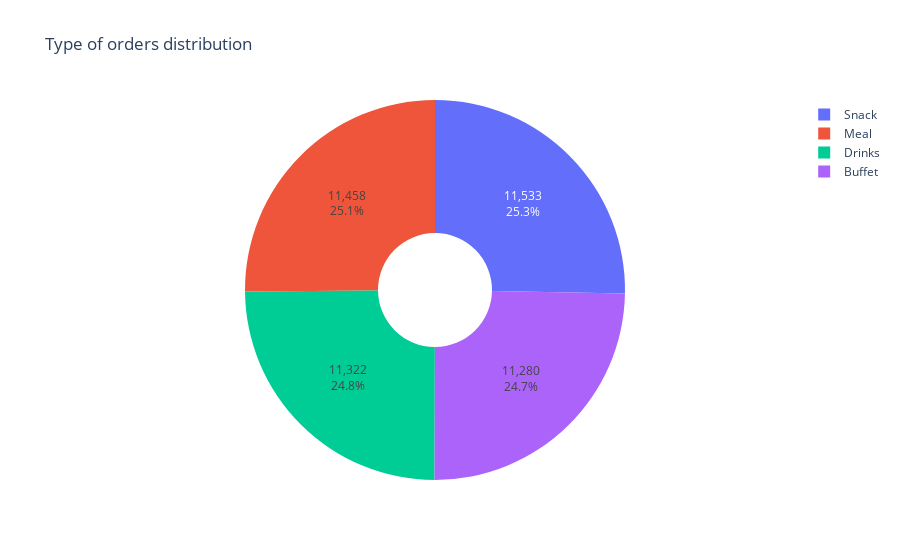

The cell this chart's notebook holds for it:
### Code cell
fig = px.pie(Data, names='Type_of_order', hole=.3, title='Type of orders distribution')
fig.update_traces(textposition='inside', textinfo='percent+value')
fig.show()

### Figure 1 — Plotly figure (JSON) as saved in the notebook; plotly's stock layout.template omitted (floating-point values rounded to 4 significant figures; data arrays with more than 128 entries replaced by an {"elided": "..."} marker saying what was removed)
{"data": [{"domain": {"x": [0, 1], "y": [0, 1]}, "hole": 0.3, "hovertemplate": "Type_of_order=%{label}<extra></extra>", "labels": {"elided": "45593 str values"}, "legendgroup": "", "name": "", "showlegend": true, "textinfo": "percent+value", "textposition": "inside", "type": "pie"}], "layout": {"legend": {"tracegroupgap": 0}, "title": {"text": "Type of orders distribution"}}}
